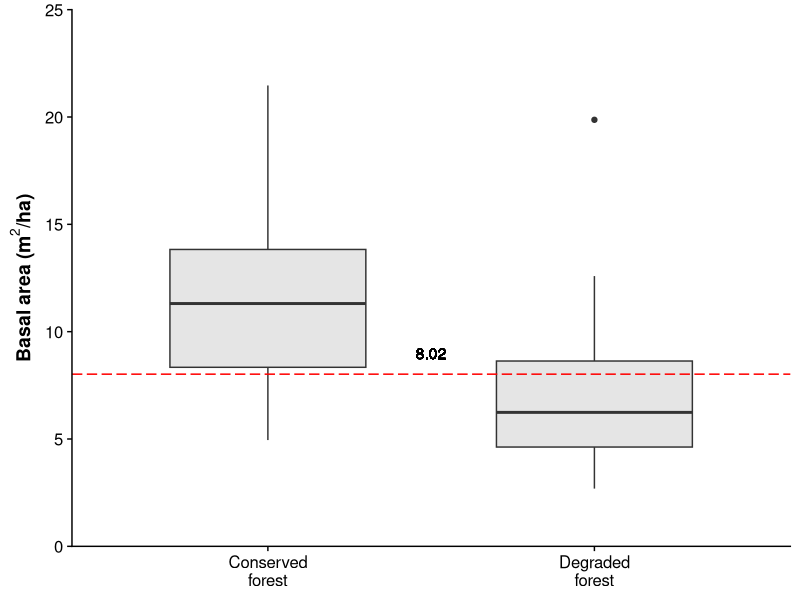
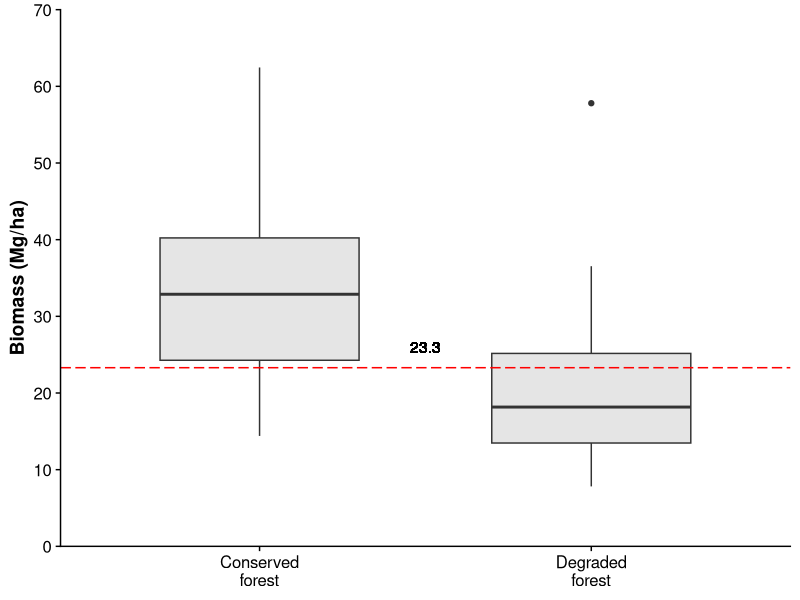
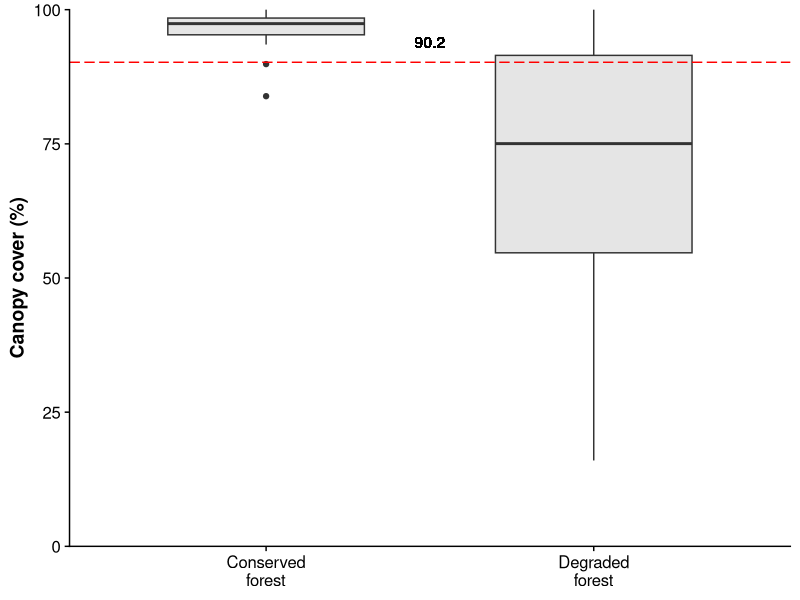
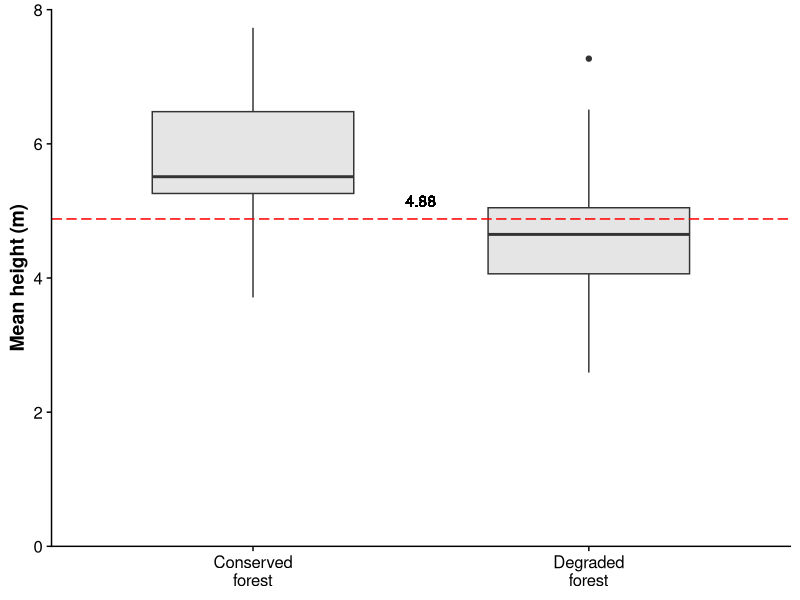
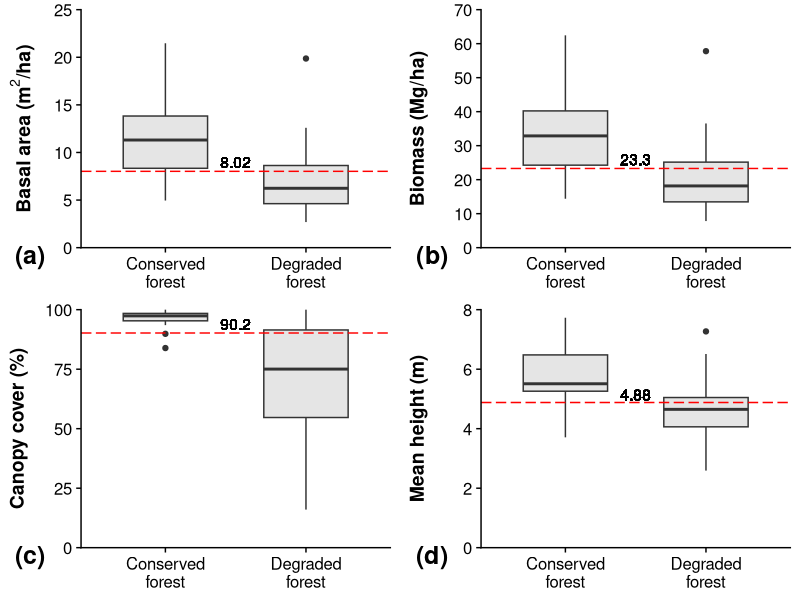

Here is the R script that generated these plots, in order:
library(tidyverse)
library(cowplot)
library(plotrix)

# Read data -------------------
df <- read.csv("plots_data.csv")

# Transform data into long format and calculate mean and se by tipo_bosque and Attribute
df <- df %>%
  # Select columns that are going to be used
  select(Sitio, tipo_bosque,Cobertura, AB_m2.ha, Media_altura, biomasa_mg.ha) %>%
  # Change data into long format
  pivot_longer(cols = c(Cobertura, AB_m2.ha, Media_altura, biomasa_mg.ha),
               names_to = "Attribute",
               values_to = "value") 

# Build boxplots --------------------

## First plot
p1 <- df  %>%
  # Filter data just to stay with basal area data
  filter(Attribute == "AB_m2.ha") %>%
  # Do ggplot
  ggplot(aes(x = tipo_bosque, 
             y = value)) + 
  # Add boxplot
  geom_boxplot(fill = "gray90", width = 0.6) +
  # Add threshold line
  geom_hline(yintercept = 8.02, col = "red", lty = "longdash")+
  # Add text for the threshold's value
  geom_text(aes(x = 1.5, y = 9, label = "8.02")) +
  # Change the x and y axis titles
  labs(x = "Forest type", y = expression(bold("Basal"~"area"~"("*"m"^2*"/"*"ha"*")"))) +
  # Change x axis levels
  scale_x_discrete(labels = c("Conserved\nforest","Degraded\nforest")) +
  # Change y axis breaks and limits 
  scale_y_continuous(breaks = seq(0,25,5),
                     limits = c(0,25),
                     expand = c(0,0)) +
  # Add cowplot theme
  theme_cowplot() + 
  # Remove x axis title and set the axis titles as bold face
  theme(axis.title = element_text(face = "bold"),
        axis.title.x = element_blank())
p1

# All the following plots use the same approach as p1, but use different data

## Second plot
p2 <- df  %>%
  filter(Attribute == "biomasa_mg.ha") %>%
  ggplot(aes(x = tipo_bosque, 
             y = value)) + 
  geom_boxplot(fill = "gray90", width = 0.6) +
  geom_hline(yintercept = 23.3, col = "red", lty = "longdash")+
  geom_text(aes(x = 1.5, y = 26, label = "23.3"))+
  labs(x = "Forest type", y = "Biomass (Mg/ha)") +
  scale_x_discrete(labels = c("Conserved\nforest","Degraded\nforest")) +
  scale_y_continuous(breaks = seq(0,70,10),
                     limits = c(0,70),
                     expand = c(0,0)) +
  theme_cowplot()+ 
  theme(axis.title = element_text(face = "bold"),
        axis.title.x = element_blank())
p2

## Third plot
p3 <- df  %>%
  filter(Attribute == "Cobertura") %>%
  ggplot(aes(x = tipo_bosque, 
             y = value)) + 
  geom_boxplot(fill = "gray90", width = 0.6) + 
  geom_hline(yintercept = 90.2, col = "red", lty = "longdash")+
  geom_text(aes(x = 1.5, y = 94, label = "90.2"))+
  labs(x = "Forest type", y = "Canopy cover (%)") +
  scale_x_discrete(labels = c("Conserved\nforest","Degraded\nforest")) +
  scale_y_continuous(breaks = seq(0,100,25),
                     limits = c(0,100),
                     expand = c(0,0)) +
  theme_cowplot()+ 
  theme(axis.title = element_text(face = "bold"),
        axis.title.x = element_blank())
p3

## Fourth plot
p4 <- df  %>%
  filter(Attribute == "Media_altura") %>%
  ggplot(aes(x = tipo_bosque, 
             y = value)) + 
  geom_boxplot(fill = "gray90", width = 0.6) + 
  geom_hline(yintercept = 4.88, col = "red", lty = "longdash")+
  geom_text(aes(x = 1.5, y = 5.15, label = "4.88"))+
  labs(x = "Forest type", y = "Mean height (m)") +
  scale_x_discrete(labels = c("Conserved\nforest","Degraded\nforest")) +
  scale_y_continuous(breaks = seq(0,8,2),
                     limits = c(0,8),
                     expand = c(0,0)) +
  theme_cowplot()+ 
  theme(axis.title = element_text(face = "bold"),
        axis.title.x = element_blank())
p4

## Join 4 plots in grid with horizontal and vertical align
p_final <- plot_grid(p1, 
                     p2, 
                     p3,
                     p4, 
                     labels = paste0("(",letters[1:4],")"),
                     align = "hv",
                     label_size = 18,
                     label_x = 0, 
                     label_y = 0,
                     hjust = -0.5, 
                     vjust = -2)
p_final

## Save joined plot
save_plot("Final_boxplot.jpg", p_final, 
          base_height = 8,
          base_asp = 0.85)

